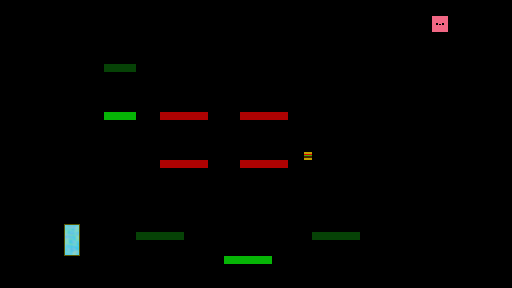

A 2D game scene composited from a Tiled map and its tileset images. What follows is a short description and the map's XML, with each tile layer's data collapsed to a summary:
An orthogonal 64x36 tile map with 8x8 px tiles, 7 tile layers (Both TerrainBlock, Hell TerrainBlock, Heaven TerrainBlock, Both LavaBlock, ...).

<map version="1.0" orientation="orthogonal" width="64" height="36" tilewidth="8" tileheight="8">
 <tileset firstgid="1" name="tileset_new" tilewidth="8" tileheight="8">
  <image source="tileset_new.png" width="80" height="80" />
 </tileset>
 <layer name="Both TerrainBlock" width="64" height="36">
  <data>[2304 cells, 110 non-empty, 1 distinct tile ids]</data>
 </layer>
 <layer name="Hell TerrainBlock" width="64" height="36">
  <data>[2304 cells, 19 non-empty, 2 distinct tile ids]</data>
 </layer>
 <layer name="Heaven TerrainBlock" width="64" height="36">
  <data>[2304 cells, 7 non-empty, 1 distinct tile ids]</data>
 </layer>
 <layer name="Both LavaBlock" width="64" height="36">
  <data>[2304 cells, 24 non-empty, 1 distinct tile ids]</data>
 </layer>
 <layer name="Both Star" width="64" height="36">
  <data>[2304 cells, 1 non-empty, 1 distinct tile ids]</data>
 </layer>
 <layer name="Both Portal" width="64" height="36">
  <data>[2304 cells, 8 non-empty, 8 distinct tile ids]</data>
 </layer>
 <layer name="Both Player" width="64" height="36">
  <data>[2304 cells, 4 non-empty, 4 distinct tile ids]</data>
 </layer>
</map>
